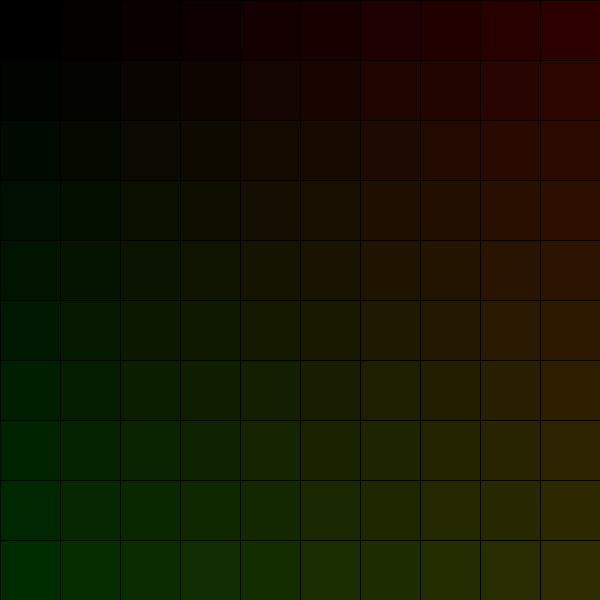
Frame 1 (no input)
Frame 60 (the mouse pressed at the canvas centre just before this capture): identical to frame 1, image omitted
Frame 120 (the mouse held since frame 60 and released just before this capture): identical to frame 1, image omitted

The Processing sketch that drew this single still picture (run headless with seeded random() and noise(); from frame 60 on, the mouse is pressed at the canvas centre):

// Processing sketch: for_06
// ── for_06.pde
int cantFor = 10;
int ancho, alto;

void setup() {
  size(600, 600);
  ancho = width/cantFor;
  alto = height/cantFor;
}

void draw() {
  background(200);
  
  for (int j=0; j<cantFor; j++) {
    for (int i=0; i<cantFor; i++) {
      fill(i*5, j*5, 0);
      //j=0, i=0 => 0,0,0
      //j=0, i=1 => 5,0,0
      //j=0, i=2 => 10,0,0
      //j=0, i=3 => 15,0,0
      //j=0, i=4 => 20,0,0
      //...
      //j=0, i=9 => 45,0,0
      //j=1, i=0 => 0,5,0
      //j=1, i=1 => 5,5,0
      //j=1, i=2 => 10,5,0
      //...
      //j=1, i=9 => 45,5,0
      //j=2, i=0 => 0,|0,0
      rect(i * ancho, j * alto, ancho, alto);
    }
  }
}
